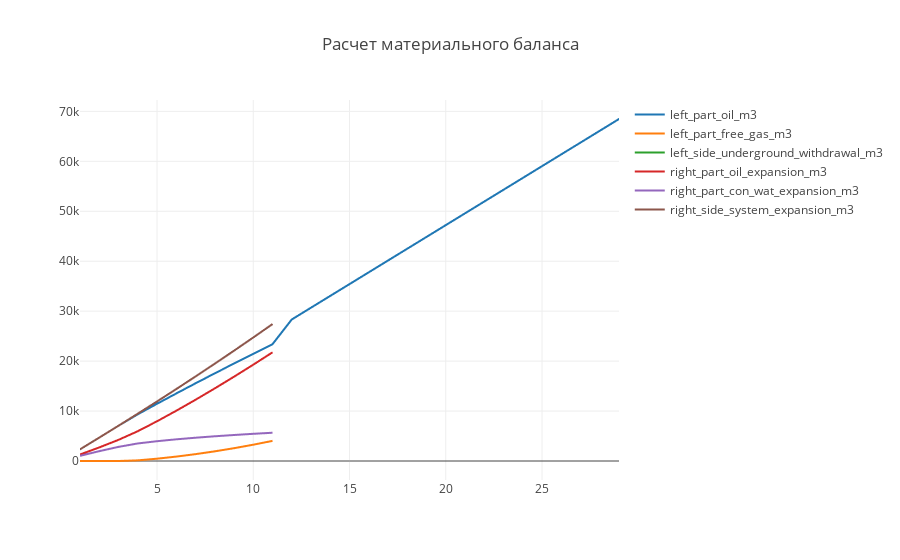

Notebook code for this chart:
### Code cell
numbers_MB_list = [29,30,31,32,33,34]
data_trace_MB = create_traces_list_by_num(x_data_month, MB_data,  numbers_MB_list)
data = data_trace_MB
plot()

### Figure 1 — Plotly figure (JSON) as saved in the notebook; plotly's stock layout.template omitted (floating-point values rounded to 4 significant figures)
{"data": [{"mode": "lines", "name": "left_part_oil_m3", "type": "scattergl", "uid": "02b04cc6-de73-492b-b666-b85140ac90f9", "x": [1, 2, 3, 4, 5, 6, 7, 8, 9, 10, 11, 12, 13, 14, 15, 16, 17, 18, 19, 20, 21, 22, 23, 24, 25, 26, 27, 28, 29], "y": [2331.0, 4684.0, 7062.0, 9347.0, 11450.0, 13520.0, 15550.0, 17550.0, 19520.0, 21470.0, 23390.0, 28330.0, 30700.0, 33060.0, 35420.0, 37780.0, 40140.0, 42500.0, 44860.0, 47220.0, 49580.0, 51950.0, 54310.0, 56670.0, 59030.0, 61390.0, 63750.0, 66110.0, 68470.0]}, {"mode": "lines", "name": "left_part_free_gas_m3", "type": "scattergl", "uid": "9a6fd137-609d-48f0-8a27-ec3177b1f836", "x": [1, 2, 3, 4, 5, 6, 7, 8, 9, 10, 11, 12, 13, 14, 15, 16, 17, 18, 19, 20, 21, 22, 23, 24, 25, 26, 27, 28, 29], "y": [0, 0, 0, 123.2, 463.2, 880.7, 1372.0, 1934.0, 2564.0, 3261.0, 4024.0, null, null, null, null, null, null, null, null, null, null, null, null, null, null, null, null, null, null]}, {"mode": "lines", "name": "left_side_underground_withdrawal_m3", "type": "scattergl", "uid": "49f6d5b9-c189-4baa-a542-5b75810d59cb", "x": [1, 2, 3, 4, 5, 6, 7, 8, 9, 10, 11, 12, 13, 14, 15, 16, 17, 18, 19, 20, 21, 22, 23, 24, 25, 26, 27, 28, 29], "y": [2331.0, 4684.0, 7062.0, 9471.0, 11920.0, 14400.0, 16920.0, 19480.0, 22080.0, 24730.0, 27410.0, null, null, null, null, null, null, null, null, null, null, null, null, null, null, null, null, null, null]}, {"mode": "lines", "name": "right_part_oil_expansion_m3", "type": "scattergl", "uid": "6b819c02-474b-41e2-ba22-006fde35e38b", "x": [1, 2, 3, 4, 5, 6, 7, 8, 9, 10, 11, 12, 13, 14, 15, 16, 17, 18, 19, 20, 21, 22, 23, 24, 25, 26, 27, 28, 29], "y": [1304.0, 2716.0, 4236.0, 5960.0, 7953.0, 10060.0, 12260.0, 14530.0, 16880.0, 19290.0, 21760.0, null, null, null, null, null, null, null, null, null, null, null, null, null, null, null, null, null, null]}, {"mode": "lines", "name": "right_part_con_wat_expansion_m3", "type": "scattergl", "uid": "9eb78ae3-59bd-4c3a-8529-b3e88da5a734", "x": [1, 2, 3, 4, 5, 6, 7, 8, 9, 10, 11, 12, 13, 14, 15, 16, 17, 18, 19, 20, 21, 22, 23, 24, 25, 26, 27, 28, 29], "y": [1027.0, 1969.0, 2827.0, 3510.0, 3964.0, 4340.0, 4663.0, 4949.0, 5207.0, 5441.0, 5657.0, null, null, null, null, null, null, null, null, null, null, null, null, null, null, null, null, null, null]}, {"mode": "lines", "name": "right_side_system_expansion_m3", "type": "scattergl", "uid": "e495776e-5bc3-4d3a-9169-315ea3ec4873", "x": [1, 2, 3, 4, 5, 6, 7, 8, 9, 10, 11, 12, 13, 14, 15, 16, 17, 18, 19, 20, 21, 22, 23, 24, 25, 26, 27, 28, 29], "y": [2331.0, 4684.0, 7062.0, 9471.0, 11920.0, 14400.0, 16920.0, 19480.0, 22080.0, 24730.0, 27410.0, null, null, null, null, null, null, null, null, null, null, null, null, null, null, null, null, null, null]}], "layout": {"title": {"text": "Расчет материального баланса"}}}
